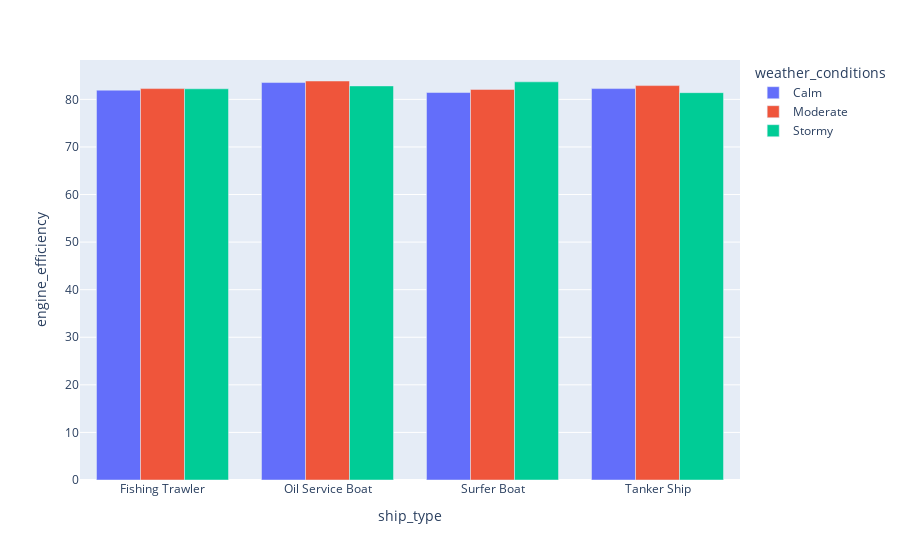

The notebook cell this image was saved under:
### Code cell
px.bar(ship_avgtyp1,x='ship_type',y='engine_efficiency',color='weather_conditions',barmode='group')

### Figure 1 — Plotly figure (JSON) as saved in the notebook; plotly's stock layout.template omitted (floating-point values rounded to 4 significant figures)
{"data": [{"alignmentgroup": "True", "hovertemplate": "weather_conditions=Calm<br>ship_type=%{x}<br>engine_efficiency=%{y}<extra></extra>", "legendgroup": "Calm", "marker": {"color": "#636efa", "pattern": {"shape": ""}}, "name": "Calm", "offsetgroup": "Calm", "orientation": "v", "showlegend": true, "textposition": "auto", "type": "bar", "x": ["Fishing Trawler", "Oil Service Boat", "Surfer Boat", "Tanker Ship"], "xaxis": "x", "y": [81.94, 83.53, 81.44, 82.27], "yaxis": "y"}, {"alignmentgroup": "True", "hovertemplate": "weather_conditions=Moderate<br>ship_type=%{x}<br>engine_efficiency=%{y}<extra></extra>", "legendgroup": "Moderate", "marker": {"color": "#EF553B", "pattern": {"shape": ""}}, "name": "Moderate", "offsetgroup": "Moderate", "orientation": "v", "showlegend": true, "textposition": "auto", "type": "bar", "x": ["Fishing Trawler", "Oil Service Boat", "Surfer Boat", "Tanker Ship"], "xaxis": "x", "y": [82.26, 83.86, 82.1, 82.89], "yaxis": "y"}, {"alignmentgroup": "True", "hovertemplate": "weather_conditions=Stormy<br>ship_type=%{x}<br>engine_efficiency=%{y}<extra></extra>", "legendgroup": "Stormy", "marker": {"color": "#00cc96", "pattern": {"shape": ""}}, "name": "Stormy", "offsetgroup": "Stormy", "orientation": "v", "showlegend": true, "textposition": "auto", "type": "bar", "x": ["Fishing Trawler", "Oil Service Boat", "Surfer Boat", "Tanker Ship"], "xaxis": "x", "y": [82.22, 82.82, 83.68, 81.41], "yaxis": "y"}], "layout": {"barmode": "group", "legend": {"title": {"text": "weather_conditions"}, "tracegroupgap": 0}, "margin": {"t": 60}, "xaxis": {"anchor": "y", "domain": [0, 1], "title": {"text": "ship_type"}}, "yaxis": {"anchor": "x", "domain": [0, 1], "title": {"text": "engine_efficiency"}}}}
